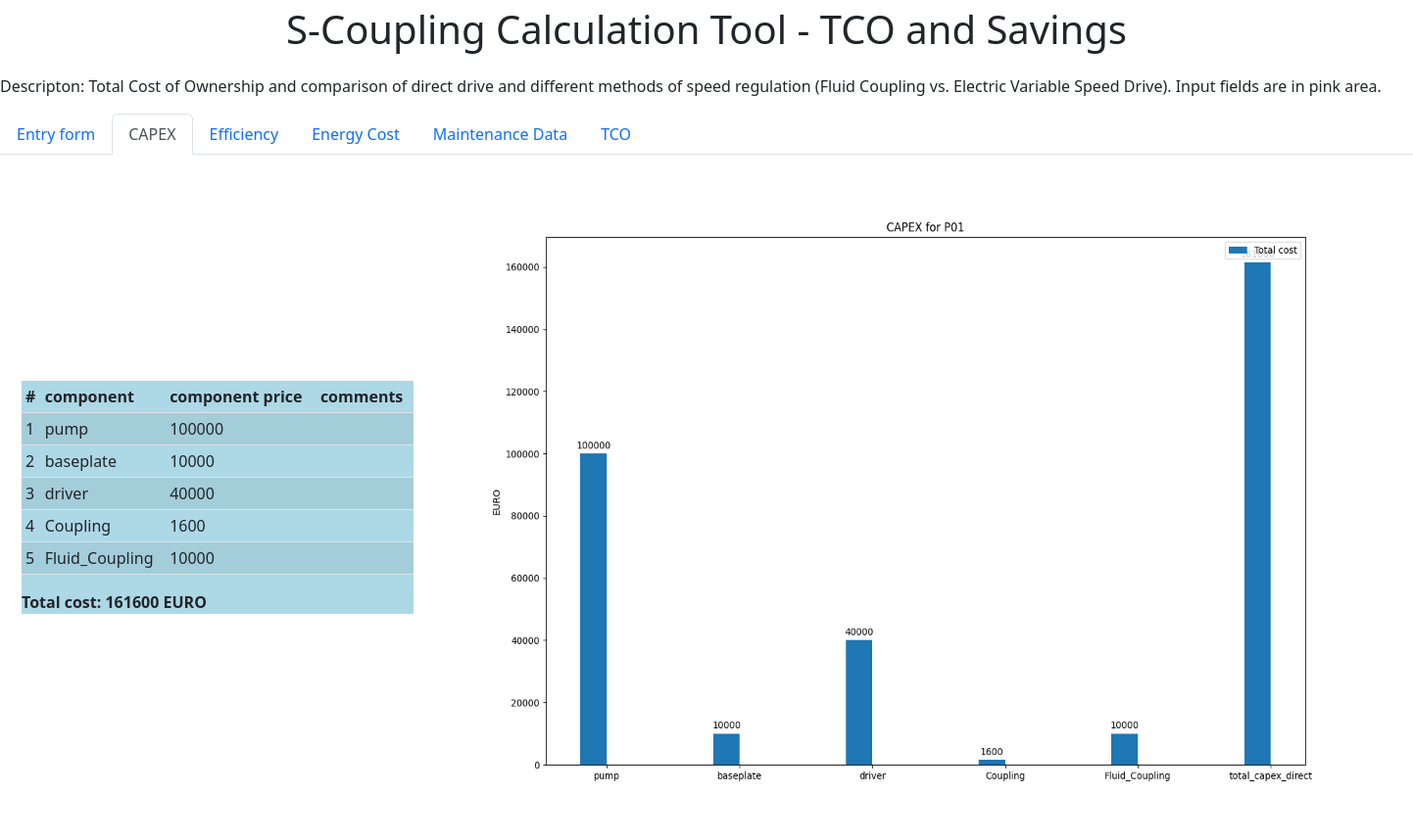
Page /capex on the committed database.
### app.py (models this page shows, shortened)
class Component(db.Model):
    id=db.Column(db.Integer, primary_key=True)
    component = db.Column(db.String(30), nullable=False)
    comments = db.Column(db.String(30), nullable=False)
    component_price=db.Column(db.Integer, nullable=False)

### app.py (the view)
@app.route('/capex', methods=['POST','GET'])
def capex():
    unit_components = Component.query.all()
    generals = General.query.all()
    unit_name = generals[0].unit_name
    total_capex_direct=0
    direct=[]
    for i in range(len(unit_components)):
        total_capex_direct+=unit_components[i].component_price
        direct.append(unit_components[i].component_price)
    direct.append(total_capex_direct)
    labels=[]
    for j in range(len(unit_components)):
        labels.append(unit_components[j].component)
    labels.append('total_capex_direct')
    x = np.arange(len(labels))  # the label locations
    width = 0.20  # the width of the bars
    fig, ax = plt.subplots(figsize=(15,10))
    rects1 = ax.bar(x - width / 2, direct, width, label='Total cost')
    ax.set_ylabel('EURO')
    ax.set_title('CAPEX for '+unit_name)
    ax.set_xticks(x, labels)
    ax.legend()
    ax.bar_label(rects1, padding=3)
    fig.savefig('static/capex.png')  # save the figure to file
    plt.close(fig)
    try:
        return render_template('capex.html',x=x,unit_name=unit_name,unit_components=unit_components,total_capex_direct=total_capex_direct)
    except:
        return render_template('capex.html', unit_name=unit_name,unit_components=unit_components, total_capex_direct=total_capex_direct)

### templates/capex.html (shortened to what this page needs)
{% extends 'base.html'%}
{%block body%}
<ul class="nav nav-tabs" id="myTab" role="tablist">
  <li class="nav-item" role="presentation">
    <a class="nav-link" id="form" data-bs-toggle="tab" data-bs-target="#Entry form" type="button" role="tab" aria-controls="Entry form" aria-selected="false" href="/form_page">Entry form</a>
  </li>
  <li class="nav-item" role="presentation">
    <a class="nav-link active" id="capex" data-bs-toggle="tab" data-bs-target="#capex" type="button" role="tab" aria-controls="capex" aria-selected="true" href="/capex">CAPEX</a>
  </li>
  <li class="nav-item" role="presentation">
    <a class="nav-link" id="efficiency" data-bs-toggle="tab" data-bs-target="#efficiency" type="button" role="tab" aria-controls="efficiency" aria-selected="false" href="/efficiency">Efficiency</a>
  </li>
    <li class="energy" role="presentation">
    <a class="nav-link" id="energy" data-bs-toggle="tab" data-bs-target="#energy" type="button" role="tab" aria-controls="energy" aria-selected="false" href="/energy">Energy Cost</a>
  </li>
    <li class="energy" role="presentation">
    <a class="nav-link" id="maintenance" data-bs-toggle="tab" data-bs-target="#maintenance" type="button" role="tab" aria-controls="maintenance" aria-selected="false" href="/maintenance">Maintenance Data</a>
  </li>
    <li class="energy" role="presentation">
    <a class="nav-link" id="tco" data-bs-toggle="tab" data-bs-target="#tco" type="button" role="tab" aria-controls="tco" aria-selected="false" href="/tco">TCO</a>
  </li>
</ul>
<section class="container">
  <div class="tab">
<table class="table table-striped table-sm">
          <thead>
            <tr>
              <th scope="col">#</th>
              <th scope="col">component</th>
              <th scope="col">component price</th>
              <th scope="col">comments</th>
            </tr>
          </thead>
     <tbody>
     {% for i in unit_components %}
            <tr>
              <td class="counterCell"></td>
              <td>{{i.component}}</td>
              <td>{{i.component_price}}</td>
              <td>{{i.comments}}</td>
            </tr>
     {% endfor %}
          </tbody>
</table>
    <b>Total cost: {{total_capex_direct}} EURO</b><br>
  </div>
<div class="image">
<img src="{{url_for('static', filename='capex.png')}}" align="middle" alt="Capex pic" width="1000" height="700"/>
  </div>
</section>
{%endblock%}

### templates/capex.html (style rules this page uses)
.image { grid-area: image; background:pink; }
.tab { grid-area: tab; align-self: center; background:lightblue; }
.container { display: grid; margin-left: 10px; gap: 10px 10px; grid-template-columns: 400px 1000px; grid-template-rows: 700px; grid-template-areas: "tab image"; }
table { counter-reset: tableCount; }
.counterCell:before { content: counter(tableCount); counter-increment: tableCount; }
ul { list-style-type: decimal; }

### rows in the picture
Component: component "pump", component_price "100000"
Component: component "baseplate", component_price "10000"
Component: component "driver", component_price "40000"
Component: component "Coupling", component_price "1600"
Component: component "Fluid_Coupling", component_price "10000"

### other values in the picture
{{ total_capex_direct }} "161600"
